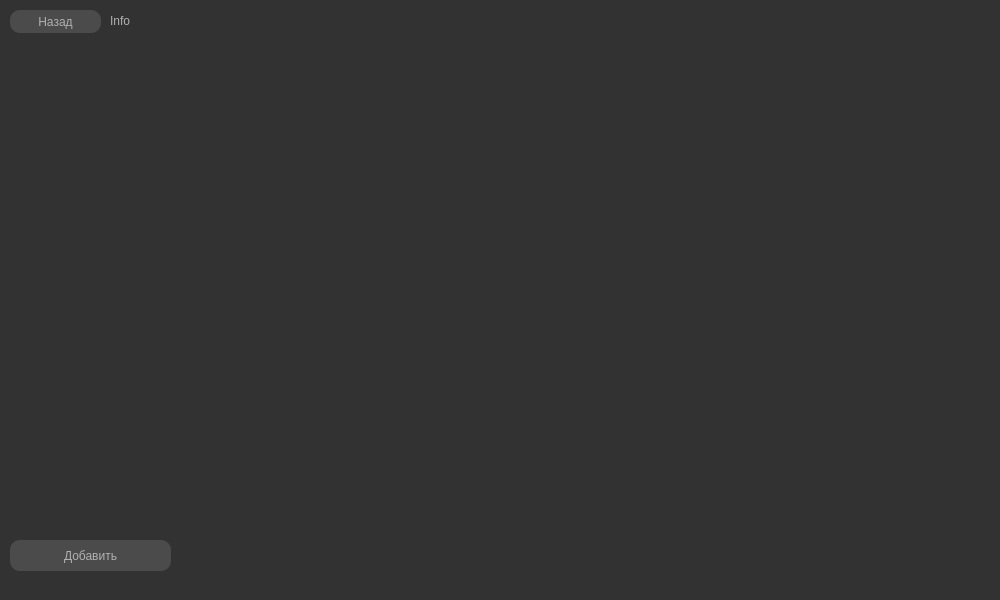
<?xml version="1.0" encoding="UTF-8"?>
<ui version="4.0">
 <class>WagonsForm</class>
 <widget class="QMainWindow" name="WagonsForm">
  <property name="geometry">
   <rect>
    <x>0</x>
    <y>0</y>
    <width>1000</width>
    <height>600</height>
   </rect>
  </property>
  <property name="windowTitle">
   <string>Менеджер поездов</string>
  </property>
  <property name="styleSheet">
   <string notr="true">font: 12pt &quot;Times New Roman&quot;;
background-color: rgb(50, 50, 50);
color: #b1b1b1;
</string>
  </property>
  <widget class="QWidget" name="centralwidget">
   <widget class="QPushButton" name="btnBack">
    <property name="geometry">
     <rect>
      <x>10</x>
      <y>10</y>
      <width>91</width>
      <height>23</height>
     </rect>
    </property>
    <property name="styleSheet">
     <string notr="true">QPushButton{
	background-color: rgb(75, 75, 75);
	border-radius: 10px;
}
QPushButton:hover {
     background-color: rgb(80,80, 80);
}
QPushButton:pressed {
    background-color: rgb(120,120,120);
}
</string>
    </property>
    <property name="text">
     <string>Назад</string>
    </property>
   </widget>
   <widget class="QTableWidget" name="tableWidget">
    <property name="geometry">
     <rect>
      <x>10</x>
      <y>40</y>
      <width>981</width>
      <height>491</height>
     </rect>
    </property>
    <property name="frameShape">
     <enum>QFrame::NoFrame</enum>
    </property>
    <property name="selectionMode">
     <enum>QAbstractItemView::ExtendedSelection</enum>
    </property>
    <attribute name="horizontalHeaderMinimumSectionSize">
     <number>1</number>
    </attribute>
    <attribute name="verticalHeaderDefaultSectionSize">
     <number>40</number>
    </attribute>
   </widget>
   <widget class="QLabel" name="info">
    <property name="geometry">
     <rect>
      <x>110</x>
      <y>10</y>
      <width>881</width>
      <height>21</height>
     </rect>
    </property>
    <property name="text">
     <string>Info</string>
    </property>
   </widget>
   <widget class="QPushButton" name="btnAdd">
    <property name="geometry">
     <rect>
      <x>10</x>
      <y>540</y>
      <width>161</width>
      <height>31</height>
     </rect>
    </property>
    <property name="styleSheet">
     <string notr="true">QPushButton{
	background-color: rgb(75, 75, 75);
	border-radius: 10px;
}
QPushButton:hover {
     background-color: rgb(80,80, 80);
}
QPushButton:pressed {
    background-color: rgb(120,120,120);
}
</string>
    </property>
    <property name="text">
     <string>Добавить</string>
    </property>
   </widget>
  </widget>
  <widget class="QStatusBar" name="statusbar"/>
 </widget>
 <resources/>
 <connections/>
</ui>
